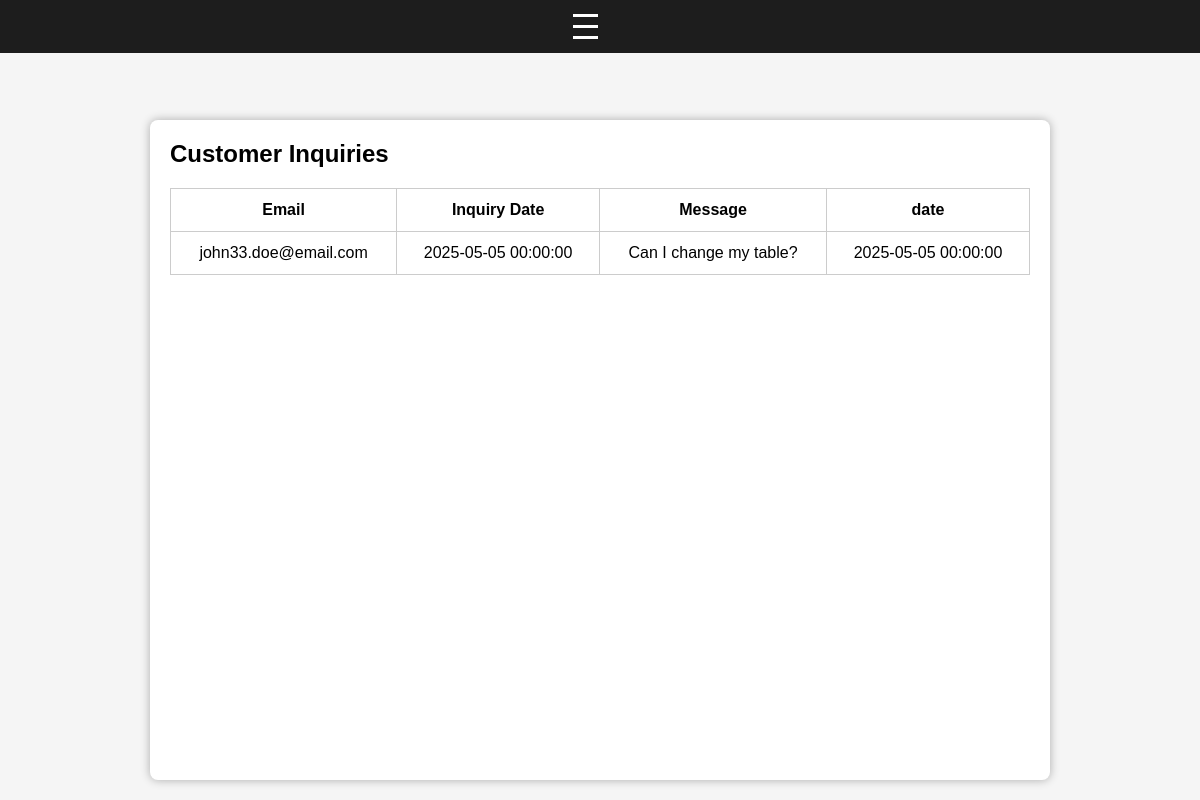
Page /manager/queries on the committed database.
### app/models.py (models this page shows)
class Support(db.Model):
    id = db.Column(db.Integer, primary_key=True)
    email = db.Column(db.String(255),nullable=False )
    inquiry_date = db.Column(db.DateTime)
    inquiry_text = db.Column(db.Text)

### app/routes/support_routes.py (the view)
@support_bp.route('/manager/queries')
def view_queries():
    supports = SupportLogic.get_all_supports()
    return render_template('manager_queries.html', supports=supports)

### app/logic/base_crud.py (called while the page is built)
    @staticmethod
    def get_all(model):
        return model.query.all() # return all table content

### app/logic/support_logic.py (called while the page is built)
    @staticmethod
    def get_all_supports():
        return BaseCRUD.get_all(Support)

### templates/manager_queries.html (shortened to what this page needs)
<!DOCTYPE html>
<html lang="en">
<head>
    <link rel="stylesheet" href="{{ url_for('static', filename='css/base.css') }}">
</head>
<body>
    {% include 'partials/nav.html' %}
    <section>
    <h1>Customer Inquiries</h1>
    <table >
        <tr>
            <th>Email</th>
            <th>Inquiry Date</th>
            <th>Message</th>
           <th>date</th>
        </tr>
        {% for support in supports %}
        <tr>
            <td>{{ support.email }}</td>
            <td>{{ support.inquiry_date }}</td>
            <td>{{ support.inquiry_text }}</td>
            <td>{{ support.inquiry_date }}</td>
        </tr>
        {% endfor %}
    </table>
</section>
</body>
</html>

### static/css/base.css (style rules this page uses)
* { box-sizing: border-box; margin: 0; padding: 0; }
html, body { height: 100%; display: flex; flex-direction: column; font-family: Arial, sans-serif; background-color: #f5f5f5; }
.container, section { flex: 1; max-width: 900px; width: 100%; margin: 120px auto 20px; padding: 20px; background-color: white; border-radius: 8px; box-shadow: 0 0 10px rgba(0,0,0,0.3); }
table { width: 100%; border-collapse: collapse; margin-top: 20px; }
table th, table td { padding: 12px; border: 1px solid #ccc; text-align: center; }

### rows in the picture
Support: email "john33.doe@email.com", inquiry_date "2025-05-05 00:00:00", inquiry_text "Can I change my table?"
